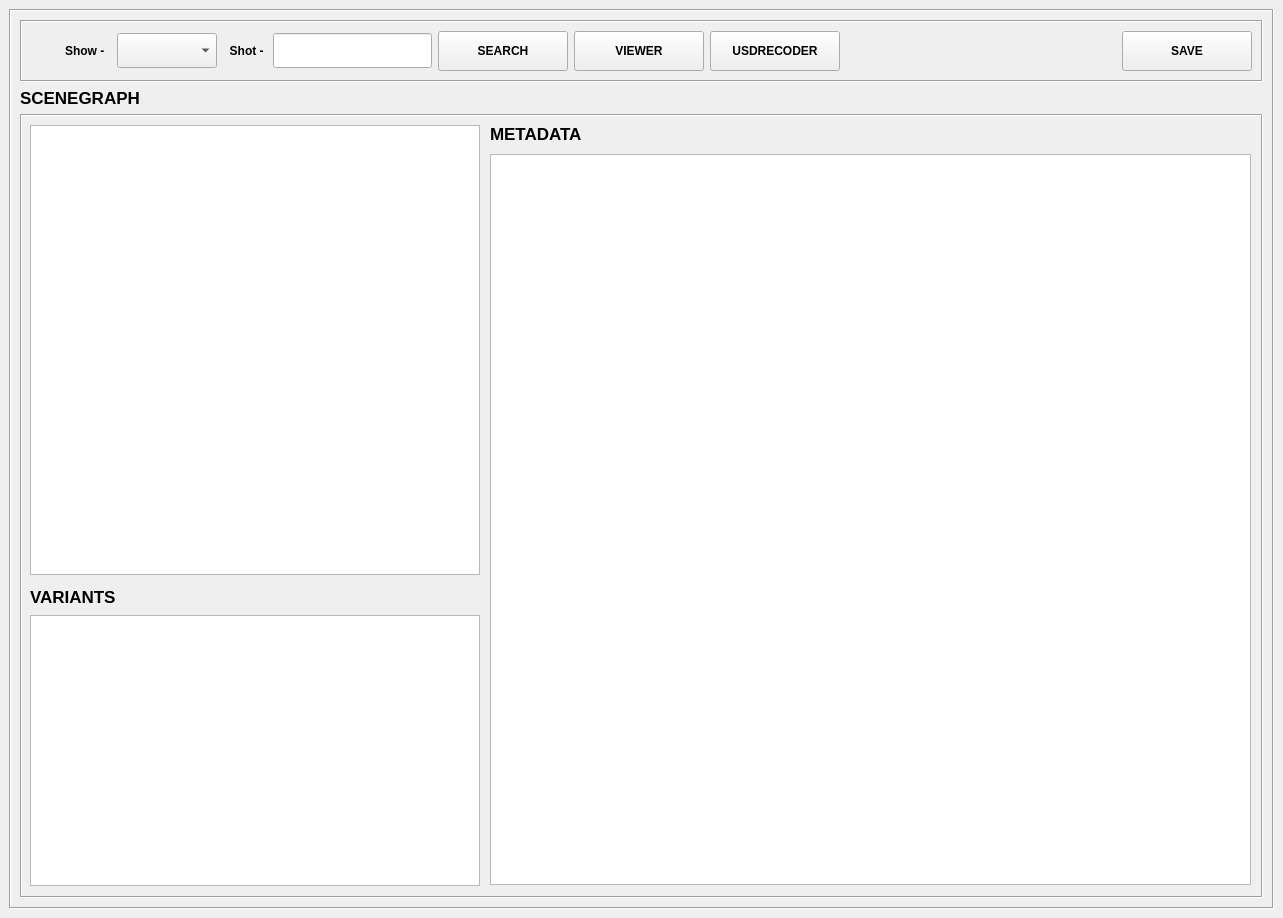
<?xml version="1.0" encoding="UTF-8"?>
<ui version="4.0">
 <class>Form</class>
 <widget class="QWidget" name="Form">
  <property name="windowModality">
   <enum>Qt::ApplicationModal</enum>
  </property>
  <property name="geometry">
   <rect>
    <x>0</x>
    <y>0</y>
    <width>1283</width>
    <height>918</height>
   </rect>
  </property>
  <property name="sizePolicy">
   <sizepolicy hsizetype="Preferred" vsizetype="Preferred">
    <horstretch>0</horstretch>
    <verstretch>0</verstretch>
   </sizepolicy>
  </property>
  <property name="windowTitle">
   <string>Form</string>
  </property>
  <layout class="QGridLayout" name="gridLayout_11">
   <property name="sizeConstraint">
    <enum>QLayout::SetDefaultConstraint</enum>
   </property>
   <property name="margin">
    <number>0</number>
   </property>
   <property name="spacing">
    <number>0</number>
   </property>
   <item row="0" column="0">
    <widget class="QFrame" name="main_frame">
     <property name="minimumSize">
      <size>
       <width>1100</width>
       <height>818</height>
      </size>
     </property>
     <property name="autoFillBackground">
      <bool>false</bool>
     </property>
     <property name="styleSheet">
      <string notr="true"/>
     </property>
     <property name="frameShape">
      <enum>QFrame::NoFrame</enum>
     </property>
     <property name="frameShadow">
      <enum>QFrame::Sunken</enum>
     </property>
     <property name="lineWidth">
      <number>2</number>
     </property>
     <layout class="QVBoxLayout" name="verticalLayout_2">
      <item>
       <layout class="QHBoxLayout" name="layout_3" stretch="0">
        <item>
         <layout class="QVBoxLayout" name="layout_7">
          <property name="spacing">
           <number>2</number>
          </property>
          <property name="leftMargin">
           <number>0</number>
          </property>
          <property name="bottomMargin">
           <number>0</number>
          </property>
          <item>
           <widget class="QFrame" name="sceneGraph_frame">
            <property name="sizePolicy">
             <sizepolicy hsizetype="Preferred" vsizetype="Expanding">
              <horstretch>0</horstretch>
              <verstretch>0</verstretch>
             </sizepolicy>
            </property>
            <property name="frameShape">
             <enum>QFrame::Box</enum>
            </property>
            <property name="frameShadow">
             <enum>QFrame::Sunken</enum>
            </property>
            <layout class="QVBoxLayout" name="verticalLayout_5">
             <item>
              <widget class="QFrame" name="frame_2">
               <property name="sizePolicy">
                <sizepolicy hsizetype="Preferred" vsizetype="Fixed">
                 <horstretch>0</horstretch>
                 <verstretch>0</verstretch>
                </sizepolicy>
               </property>
               <property name="frameShape">
                <enum>QFrame::Box</enum>
               </property>
               <property name="frameShadow">
                <enum>QFrame::Sunken</enum>
               </property>
               <layout class="QVBoxLayout" name="verticalLayout_9">
                <item>
                 <layout class="QHBoxLayout" name="layout_8">
                  <item>
                   <widget class="QLabel" name="show_label">
                    <property name="minimumSize">
                     <size>
                      <width>80</width>
                      <height>35</height>
                     </size>
                    </property>
                    <property name="maximumSize">
                     <size>
                      <width>80</width>
                      <height>35</height>
                     </size>
                    </property>
                    <property name="font">
                     <font>
                      <weight>75</weight>
                      <bold>true</bold>
                     </font>
                    </property>
                    <property name="styleSheet">
                     <string notr="true"/>
                    </property>
                    <property name="text">
                     <string>Show -  </string>
                    </property>
                    <property name="alignment">
                     <set>Qt::AlignRight|Qt::AlignTrailing|Qt::AlignVCenter</set>
                    </property>
                   </widget>
                  </item>
                  <item>
                   <widget class="QComboBox" name="show_comboBox">
                    <property name="minimumSize">
                     <size>
                      <width>100</width>
                      <height>35</height>
                     </size>
                    </property>
                    <property name="maximumSize">
                     <size>
                      <width>16777215</width>
                      <height>35</height>
                     </size>
                    </property>
                    <property name="font">
                     <font>
                      <weight>75</weight>
                      <bold>true</bold>
                     </font>
                    </property>
                    <property name="mouseTracking">
                     <bool>true</bool>
                    </property>
                    <property name="focusPolicy">
                     <enum>Qt::NoFocus</enum>
                    </property>
                    <property name="styleSheet">
                     <string notr="true"/>
                    </property>
                   </widget>
                  </item>
                  <item>
                   <widget class="QLabel" name="shot_label">
                    <property name="minimumSize">
                     <size>
                      <width>0</width>
                      <height>30</height>
                     </size>
                    </property>
                    <property name="maximumSize">
                     <size>
                      <width>80</width>
                      <height>30</height>
                     </size>
                    </property>
                    <property name="font">
                     <font>
                      <weight>75</weight>
                      <bold>true</bold>
                     </font>
                    </property>
                    <property name="styleSheet">
                     <string notr="true"/>
                    </property>
                    <property name="text">
                     <string>  Shot - </string>
                    </property>
                    <property name="alignment">
                     <set>Qt::AlignRight|Qt::AlignTrailing|Qt::AlignVCenter</set>
                    </property>
                   </widget>
                  </item>
                  <item>
                   <widget class="QLineEdit" name="shot_lineEdit">
                    <property name="sizePolicy">
                     <sizepolicy hsizetype="Fixed" vsizetype="Fixed">
                      <horstretch>0</horstretch>
                      <verstretch>0</verstretch>
                     </sizepolicy>
                    </property>
                    <property name="minimumSize">
                     <size>
                      <width>100</width>
                      <height>35</height>
                     </size>
                    </property>
                    <property name="font">
                     <font>
                      <pointsize>12</pointsize>
                      <weight>75</weight>
                      <bold>true</bold>
                     </font>
                    </property>
                    <property name="styleSheet">
                     <string notr="true"/>
                    </property>
                   </widget>
                  </item>
                  <item>
                   <widget class="QPushButton" name="search_pushButton">
                    <property name="minimumSize">
                     <size>
                      <width>130</width>
                      <height>40</height>
                     </size>
                    </property>
                    <property name="font">
                     <font>
                      <weight>75</weight>
                      <bold>true</bold>
                     </font>
                    </property>
                    <property name="styleSheet">
                     <string notr="true"/>
                    </property>
                    <property name="text">
                     <string>SEARCH</string>
                    </property>
                   </widget>
                  </item>
                  <item>
                   <widget class="QPushButton" name="usdviewer_pushButton">
                    <property name="minimumSize">
                     <size>
                      <width>130</width>
                      <height>40</height>
                     </size>
                    </property>
                    <property name="font">
                     <font>
                      <weight>75</weight>
                      <bold>true</bold>
                     </font>
                    </property>
                    <property name="styleSheet">
                     <string notr="true"/>
                    </property>
                    <property name="text">
                     <string>VIEWER</string>
                    </property>
                   </widget>
                  </item>
                  <item>
                   <widget class="QPushButton" name="render_pushButton">
                    <property name="minimumSize">
                     <size>
                      <width>130</width>
                      <height>40</height>
                     </size>
                    </property>
                    <property name="font">
                     <font>
                      <weight>75</weight>
                      <bold>true</bold>
                     </font>
                    </property>
                    <property name="styleSheet">
                     <string notr="true"/>
                    </property>
                    <property name="text">
                     <string>USDRECODER</string>
                    </property>
                   </widget>
                  </item>
                  <item>
                   <spacer name="scpacer_2">
                    <property name="orientation">
                     <enum>Qt::Horizontal</enum>
                    </property>
                    <property name="sizeHint" stdset="0">
                     <size>
                      <width>40</width>
                      <height>20</height>
                     </size>
                    </property>
                   </spacer>
                  </item>
                  <item>
                   <widget class="QPushButton" name="save_pushButton">
                    <property name="minimumSize">
                     <size>
                      <width>130</width>
                      <height>40</height>
                     </size>
                    </property>
                    <property name="font">
                     <font>
                      <weight>75</weight>
                      <bold>true</bold>
                     </font>
                    </property>
                    <property name="styleSheet">
                     <string notr="true"/>
                    </property>
                    <property name="text">
                     <string>SAVE</string>
                    </property>
                   </widget>
                  </item>
                 </layout>
                </item>
               </layout>
              </widget>
             </item>
             <item>
              <layout class="QHBoxLayout" name="layout_9">
               <property name="spacing">
                <number>4</number>
               </property>
               <item>
                <widget class="QLabel" name="sceneGraph_label">
                 <property name="sizePolicy">
                  <sizepolicy hsizetype="Preferred" vsizetype="Fixed">
                   <horstretch>0</horstretch>
                   <verstretch>0</verstretch>
                  </sizepolicy>
                 </property>
                 <property name="maximumSize">
                  <size>
                   <width>180</width>
                   <height>25</height>
                  </size>
                 </property>
                 <property name="font">
                  <font>
                   <family>Cantarell</family>
                   <pointsize>13</pointsize>
                   <weight>75</weight>
                   <bold>true</bold>
                  </font>
                 </property>
                 <property name="styleSheet">
                  <string notr="true"/>
                 </property>
                 <property name="text">
                  <string>SCENEGRAPH</string>
                 </property>
                </widget>
               </item>
               <item>
                <spacer name="scpacer_1">
                 <property name="orientation">
                  <enum>Qt::Horizontal</enum>
                 </property>
                 <property name="sizeHint" stdset="0">
                  <size>
                   <width>40</width>
                   <height>20</height>
                  </size>
                 </property>
                </spacer>
               </item>
              </layout>
             </item>
             <item>
              <widget class="QFrame" name="frame">
               <property name="sizePolicy">
                <sizepolicy hsizetype="Preferred" vsizetype="Expanding">
                 <horstretch>0</horstretch>
                 <verstretch>0</verstretch>
                </sizepolicy>
               </property>
               <property name="minimumSize">
                <size>
                 <width>0</width>
                 <height>680</height>
                </size>
               </property>
               <property name="frameShape">
                <enum>QFrame::Box</enum>
               </property>
               <property name="frameShadow">
                <enum>QFrame::Sunken</enum>
               </property>
               <widget class="QTreeWidget" name="sceneGraph_treeWidget">
                <property name="geometry">
                 <rect>
                  <x>10</x>
                  <y>11</y>
                  <width>450</width>
                  <height>450</height>
                 </rect>
                </property>
                <property name="sizePolicy">
                 <sizepolicy hsizetype="Expanding" vsizetype="Maximum">
                  <horstretch>0</horstretch>
                  <verstretch>0</verstretch>
                 </sizepolicy>
                </property>
                <property name="minimumSize">
                 <size>
                  <width>450</width>
                  <height>450</height>
                 </size>
                </property>
                <property name="styleSheet">
                 <string notr="true"/>
                </property>
                <property name="selectionMode">
                 <enum>QAbstractItemView::ExtendedSelection</enum>
                </property>
                <property name="rootIsDecorated">
                 <bool>true</bool>
                </property>
                <property name="headerHidden">
                 <bool>true</bool>
                </property>
                <column>
                 <property name="text">
                  <string notr="true">1</string>
                 </property>
                </column>
               </widget>
               <widget class="QLabel" name="variants_label">
                <property name="geometry">
                 <rect>
                  <x>10</x>
                  <y>470</y>
                  <width>180</width>
                  <height>25</height>
                 </rect>
                </property>
                <property name="maximumSize">
                 <size>
                  <width>180</width>
                  <height>25</height>
                 </size>
                </property>
                <property name="font">
                 <font>
                  <family>Cantarell</family>
                  <pointsize>13</pointsize>
                  <weight>75</weight>
                  <bold>true</bold>
                 </font>
                </property>
                <property name="styleSheet">
                 <string notr="true"/>
                </property>
                <property name="text">
                 <string>VARIANTS</string>
                </property>
               </widget>
               <widget class="QTreeWidget" name="variant_treeWidget">
                <property name="geometry">
                 <rect>
                  <x>10</x>
                  <y>501</y>
                  <width>450</width>
                  <height>271</height>
                 </rect>
                </property>
                <property name="sizePolicy">
                 <sizepolicy hsizetype="Expanding" vsizetype="Fixed">
                  <horstretch>0</horstretch>
                  <verstretch>0</verstretch>
                 </sizepolicy>
                </property>
                <property name="minimumSize">
                 <size>
                  <width>450</width>
                  <height>0</height>
                 </size>
                </property>
                <property name="styleSheet">
                 <string notr="true"/>
                </property>
                <property name="selectionMode">
                 <enum>QAbstractItemView::NoSelection</enum>
                </property>
                <property name="rootIsDecorated">
                 <bool>true</bool>
                </property>
                <property name="headerHidden">
                 <bool>true</bool>
                </property>
                <column>
                 <property name="text">
                  <string notr="true">1</string>
                 </property>
                </column>
               </widget>
               <widget class="QLabel" name="metadata_label_3">
                <property name="geometry">
                 <rect>
                  <x>470</x>
                  <y>10</y>
                  <width>180</width>
                  <height>20</height>
                 </rect>
                </property>
                <property name="maximumSize">
                 <size>
                  <width>180</width>
                  <height>25</height>
                 </size>
                </property>
                <property name="font">
                 <font>
                  <family>Cantarell</family>
                  <pointsize>13</pointsize>
                  <weight>75</weight>
                  <bold>true</bold>
                 </font>
                </property>
                <property name="styleSheet">
                 <string notr="true"/>
                </property>
                <property name="text">
                 <string>METADATA</string>
                </property>
               </widget>
               <widget class="QTreeWidget" name="metadata_treeWidget">
                <property name="geometry">
                 <rect>
                  <x>470</x>
                  <y>40</y>
                  <width>761</width>
                  <height>731</height>
                 </rect>
                </property>
                <property name="sizePolicy">
                 <sizepolicy hsizetype="Expanding" vsizetype="Expanding">
                  <horstretch>0</horstretch>
                  <verstretch>0</verstretch>
                 </sizepolicy>
                </property>
                <property name="minimumSize">
                 <size>
                  <width>450</width>
                  <height>450</height>
                 </size>
                </property>
                <property name="styleSheet">
                 <string notr="true"/>
                </property>
                <property name="verticalScrollBarPolicy">
                 <enum>Qt::ScrollBarAsNeeded</enum>
                </property>
                <property name="horizontalScrollBarPolicy">
                 <enum>Qt::ScrollBarAlwaysOff</enum>
                </property>
                <property name="autoScroll">
                 <bool>false</bool>
                </property>
                <property name="selectionMode">
                 <enum>QAbstractItemView::NoSelection</enum>
                </property>
                <property name="rootIsDecorated">
                 <bool>true</bool>
                </property>
                <property name="headerHidden">
                 <bool>true</bool>
                </property>
                <property name="columnCount">
                 <number>2</number>
                </property>
                <column>
                 <property name="text">
                  <string notr="true">1</string>
                 </property>
                </column>
                <column>
                 <property name="text">
                  <string notr="true">2</string>
                 </property>
                </column>
               </widget>
              </widget>
             </item>
            </layout>
           </widget>
          </item>
         </layout>
        </item>
       </layout>
      </item>
     </layout>
    </widget>
   </item>
  </layout>
 </widget>
 <resources/>
 <connections/>
</ui>
